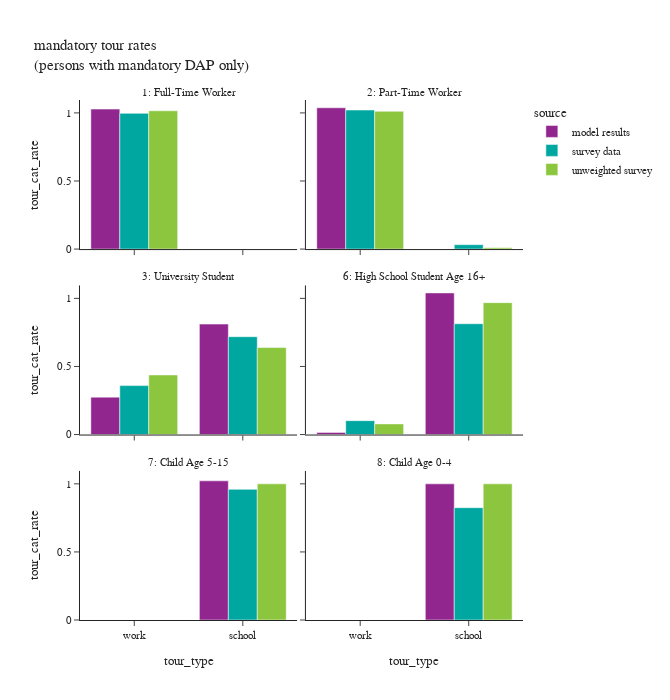

Notebook code cell kept with this figure:
### Code cell
# total number of persons by source
df_ptype_count = m_per_data.groupby(['source','ptype_label'])['hh_weight_2017_2019'].sum().reset_index()
# mandatory tour rates
df_plot = m_tour_data.groupby(['source','ptype_label','tour_type'])[['trip_weight_2017_2019']].sum().reset_index(). \
    merge(df_ptype_count, how='left', on=['source','ptype_label'])
df_plot['tour_cat_rate'] = df_plot['trip_weight_2017_2019']/df_plot['hh_weight_2017_2019']
# df_plot
fig = px.bar(df_plot, x="tour_type", y="tour_cat_rate", color="source",barmode="group",
             facet_col='ptype_label',facet_col_wrap=2,
             title="mandatory tour rates <br>(persons with mandatory DAP only)")
fig.for_each_annotation(lambda a: a.update(text=a.text.split("=")[-1]))
fig.update_layout(height=700, width=670)
fig.show()

### Figure 1 — Plotly figure (JSON) as saved in the notebook; plotly's stock layout.template omitted (floating-point values rounded to 4 significant figures)
{"data": [{"alignmentgroup": "True", "hovertemplate": "source=model results<br>ptype_label=1: Full-Time Worker<br>tour_type=%{x}<br>tour_cat_rate=%{y}<extra></extra>", "legendgroup": "model results", "marker": {"color": "#91268F", "pattern": {"shape": ""}}, "name": "model results", "offsetgroup": "model results", "orientation": "v", "showlegend": true, "textposition": "auto", "type": "bar", "x": ["work"], "xaxis": "x5", "y": [1.028], "yaxis": "y5"}, {"alignmentgroup": "True", "hovertemplate": "source=model results<br>ptype_label=2: Part-Time Worker<br>tour_type=%{x}<br>tour_cat_rate=%{y}<extra></extra>", "legendgroup": "model results", "marker": {"color": "#91268F", "pattern": {"shape": ""}}, "name": "model results", "offsetgroup": "model results", "orientation": "v", "showlegend": false, "textposition": "auto", "type": "bar", "x": ["work"], "xaxis": "x6", "y": [1.038], "yaxis": "y6"}, {"alignmentgroup": "True", "hovertemplate": "source=model results<br>ptype_label=3: University Student<br>tour_type=%{x}<br>tour_cat_rate=%{y}<extra></extra>", "legendgroup": "model results", "marker": {"color": "#91268F", "pattern": {"shape": ""}}, "name": "model results", "offsetgroup": "model results", "orientation": "v", "showlegend": false, "textposition": "auto", "type": "bar", "x": ["school", "work"], "xaxis": "x3", "y": [0.8111, 0.2748], "yaxis": "y3"}, {"alignmentgroup": "True", "hovertemplate": "source=model results<br>ptype_label=6: High School Student Age 16+<br>tour_type=%{x}<br>tour_cat_rate=%{y}<extra></extra>", "legendgroup": "model results", "marker": {"color": "#91268F", "pattern": {"shape": ""}}, "name": "model results", "offsetgroup": "model results", "orientation": "v", "showlegend": false, "textposition": "auto", "type": "bar", "x": ["school", "work"], "xaxis": "x4", "y": [1.04, 0.01573], "yaxis": "y4"}, {"alignmentgroup": "True", "hovertemplate": "source=model results<br>ptype_label=7: Child Age 5-15<br>tour_type=%{x}<br>tour_cat_rate=%{y}<extra></extra>", "legendgroup": "model results", "marker": {"color": "#91268F", "pattern": {"shape": ""}}, "name": "model results", "offsetgroup": "model results", "orientation": "v", "showlegend": false, "textposition": "auto", "type": "bar", "x": ["school"], "xaxis": "x", "y": [1.022], "yaxis": "y"}, {"alignmentgroup": "True", "hovertemplate": "source=model results<br>ptype_label=8: Child Age 0-4<br>tour_type=%{x}<br>tour_cat_rate=%{y}<extra></extra>", "legendgroup": "model results", "marker": {"color": "#91268F", "pattern": {"shape": ""}}, "name": "model results", "offsetgroup": "model results", "orientation": "v", "showlegend": false, "textposition": "auto", "type": "bar", "x": ["school"], "xaxis": "x2", "y": [1.0], "yaxis": "y2"}, {"alignmentgroup": "True", "hovertemplate": "source=survey data<br>ptype_label=1: Full-Time Worker<br>tour_type=%{x}<br>tour_cat_rate=%{y}<extra></extra>", "legendgroup": "survey data", "marker": {"color": "#00A7A0", "pattern": {"shape": ""}}, "name": "survey data", "offsetgroup": "survey data", "orientation": "v", "showlegend": true, "textposition": "auto", "type": "bar", "x": ["school", "work"], "xaxis": "x5", "y": [2.659e-05, 0.9967], "yaxis": "y5"}, {"alignmentgroup": "True", "hovertemplate": "source=survey data<br>ptype_label=2: Part-Time Worker<br>tour_type=%{x}<br>tour_cat_rate=%{y}<extra></extra>", "legendgroup": "survey data", "marker": {"color": "#00A7A0", "pattern": {"shape": ""}}, "name": "survey data", "offsetgroup": "survey data", "orientation": "v", "showlegend": false, "textposition": "auto", "type": "bar", "x": ["school", "work"], "xaxis": "x6", "y": [0.03224, 1.021], "yaxis": "y6"}, {"alignmentgroup": "True", "hovertemplate": "source=survey data<br>ptype_label=3: University Student<br>tour_type=%{x}<br>tour_cat_rate=%{y}<extra></extra>", "legendgroup": "survey data", "marker": {"color": "#00A7A0", "pattern": {"shape": ""}}, "name": "survey data", "offsetgroup": "survey data", "orientation": "v", "showlegend": false, "textposition": "auto", "type": "bar", "x": ["school", "work"], "xaxis": "x3", "y": [0.7185, 0.3592], "yaxis": "y3"}, {"alignmentgroup": "True", "hovertemplate": "source=survey data<br>ptype_label=6: High School Student Age 16+<br>tour_type=%{x}<br>tour_cat_rate=%{y}<extra></extra>", "legendgroup": "survey data", "marker": {"color": "#00A7A0", "pattern": {"shape": ""}}, "name": "survey data", "offsetgroup": "survey data", "orientation": "v", "showlegend": false, "textposition": "auto", "type": "bar", "x": ["school", "work"], "xaxis": "x4", "y": [0.8137, 0.102], "yaxis": "y4"}, {"alignmentgroup": "True", "hovertemplate": "source=survey data<br>ptype_label=7: Child Age 5-15<br>tour_type=%{x}<br>tour_cat_rate=%{y}<extra></extra>", "legendgroup": "survey data", "marker": {"color": "#00A7A0", "pattern": {"shape": ""}}, "name": "survey data", "offsetgroup": "survey data", "orientation": "v", "showlegend": false, "textposition": "auto", "type": "bar", "x": ["school"], "xaxis": "x", "y": [0.9596], "yaxis": "y"}, {"alignmentgroup": "True", "hovertemplate": "source=survey data<br>ptype_label=8: Child Age 0-4<br>tour_type=%{x}<br>tour_cat_rate=%{y}<extra></extra>", "legendgroup": "survey data", "marker": {"color": "#00A7A0", "pattern": {"shape": ""}}, "name": "survey data", "offsetgroup": "survey data", "orientation": "v", "showlegend": false, "textposition": "auto", "type": "bar", "x": ["school"], "xaxis": "x2", "y": [0.8248], "yaxis": "y2"}, {"alignmentgroup": "True", "hovertemplate": "source=unweighted survey<br>ptype_label=1: Full-Time Worker<br>tour_type=%{x}<br>tour_cat_rate=%{y}<extra></extra>", "legendgroup": "unweighted survey", "marker": {"color": "#8CC63E", "pattern": {"shape": ""}}, "name": "unweighted survey", "offsetgroup": "unweighted survey", "orientation": "v", "showlegend": true, "textposition": "auto", "type": "bar", "x": ["school", "work"], "xaxis": "x5", "y": [0.0003003, 1.016], "yaxis": "y5"}, {"alignmentgroup": "True", "hovertemplate": "source=unweighted survey<br>ptype_label=2: Part-Time Worker<br>tour_type=%{x}<br>tour_cat_rate=%{y}<extra></extra>", "legendgroup": "unweighted survey", "marker": {"color": "#8CC63E", "pattern": {"shape": ""}}, "name": "unweighted survey", "offsetgroup": "unweighted survey", "orientation": "v", "showlegend": false, "textposition": "auto", "type": "bar", "x": ["school", "work"], "xaxis": "x6", "y": [0.01008, 1.012], "yaxis": "y6"}, {"alignmentgroup": "True", "hovertemplate": "source=unweighted survey<br>ptype_label=3: University Student<br>tour_type=%{x}<br>tour_cat_rate=%{y}<extra></extra>", "legendgroup": "unweighted survey", "marker": {"color": "#8CC63E", "pattern": {"shape": ""}}, "name": "unweighted survey", "offsetgroup": "unweighted survey", "orientation": "v", "showlegend": false, "textposition": "auto", "type": "bar", "x": ["school", "work"], "xaxis": "x3", "y": [0.6389, 0.4375], "yaxis": "y3"}, {"alignmentgroup": "True", "hovertemplate": "source=unweighted survey<br>ptype_label=6: High School Student Age 16+<br>tour_type=%{x}<br>tour_cat_rate=%{y}<extra></extra>", "legendgroup": "unweighted survey", "marker": {"color": "#8CC63E", "pattern": {"shape": ""}}, "name": "unweighted survey", "offsetgroup": "unweighted survey", "orientation": "v", "showlegend": false, "textposition": "auto", "type": "bar", "x": ["school", "work"], "xaxis": "x4", "y": [0.9688, 0.07812], "yaxis": "y4"}, {"alignmentgroup": "True", "hovertemplate": "source=unweighted survey<br>ptype_label=7: Child Age 5-15<br>tour_type=%{x}<br>tour_cat_rate=%{y}<extra></extra>", "legendgroup": "unweighted survey", "marker": {"color": "#8CC63E", "pattern": {"shape": ""}}, "name": "unweighted survey", "offsetgroup": "unweighted survey", "orientation": "v", "showlegend": false, "textposition": "auto", "type": "bar", "x": ["school"], "xaxis": "x", "y": [1.0], "yaxis": "y"}, {"alignmentgroup": "True", "hovertemplate": "source=unweighted survey<br>ptype_label=8: Child Age 0-4<br>tour_type=%{x}<br>tour_cat_rate=%{y}<extra></extra>", "legendgroup": "unweighted survey", "marker": {"color": "#8CC63E", "pattern": {"shape": ""}}, "name": "unweighted survey", "offsetgroup": "unweighted survey", "orientation": "v", "showlegend": false, "textposition": "auto", "type": "bar", "x": ["school"], "xaxis": "x2", "y": [1.0], "yaxis": "y2"}], "layout": {"annotations": [{"font": {}, "showarrow": false, "text": "7: Child Age 5-15", "x": 0.245, "xanchor": "center", "xref": "paper", "y": 0.2867, "yanchor": "bottom", "yref": "paper"}, {"font": {}, "showarrow": false, "text": "8: Child Age 0-4", "x": 0.755, "xanchor": "center", "xref": "paper", "y": 0.2867, "yanchor": "bottom", "yref": "paper"}, {"font": {}, "showarrow": false, "text": "3: University Student", "x": 0.245, "xanchor": "center", "xref": "paper", "y": 0.6433, "yanchor": "bottom", "yref": "paper"}, {"font": {}, "showarrow": false, "text": "6: High School Student Age 16+", "x": 0.755, "xanchor": "center", "xref": "paper", "y": 0.6433, "yanchor": "bottom", "yref": "paper"}, {"font": {}, "showarrow": false, "text": "1: Full-Time Worker", "x": 0.245, "xanchor": "center", "xref": "paper", "y": 1.0, "yanchor": "bottom", "yref": "paper"}, {"font": {}, "showarrow": false, "text": "2: Part-Time Worker", "x": 0.755, "xanchor": "center", "xref": "paper", "y": 1.0, "yanchor": "bottom", "yref": "paper"}], "barmode": "group", "height": 700, "legend": {"title": {"text": "source"}, "tracegroupgap": 0}, "title": {"text": "mandatory tour rates <br>(persons with mandatory DAP only)"}, "width": 670, "xaxis": {"anchor": "y", "domain": [0.0, 0.49], "title": {"text": "tour_type"}}, "xaxis2": {"anchor": "y2", "domain": [0.51, 1.0], "matches": "x", "title": {"text": "tour_type"}}, "xaxis3": {"anchor": "y3", "domain": [0.0, 0.49], "matches": "x", "showticklabels": false}, "xaxis4": {"anchor": "y4", "domain": [0.51, 1.0], "matches": "x", "showticklabels": false}, "xaxis5": {"anchor": "y5", "domain": [0.0, 0.49], "matches": "x", "showticklabels": false}, "xaxis6": {"anchor": "y6", "domain": [0.51, 1.0], "matches": "x", "showticklabels": false}, "yaxis": {"anchor": "x", "domain": [0.0, 0.2867], "title": {"text": "tour_cat_rate"}}, "yaxis2": {"anchor": "x2", "domain": [0.0, 0.2867], "matches": "y", "showticklabels": false}, "yaxis3": {"anchor": "x3", "domain": [0.3567, 0.6433], "matches": "y", "title": {"text": "tour_cat_rate"}}, "yaxis4": {"anchor": "x4", "domain": [0.3567, 0.6433], "matches": "y", "showticklabels": false}, "yaxis5": {"anchor": "x5", "domain": [0.7133, 1.0], "matches": "y", "title": {"text": "tour_cat_rate"}}, "yaxis6": {"anchor": "x6", "domain": [0.7133, 1.0], "matches": "y", "showticklabels": false}}}
